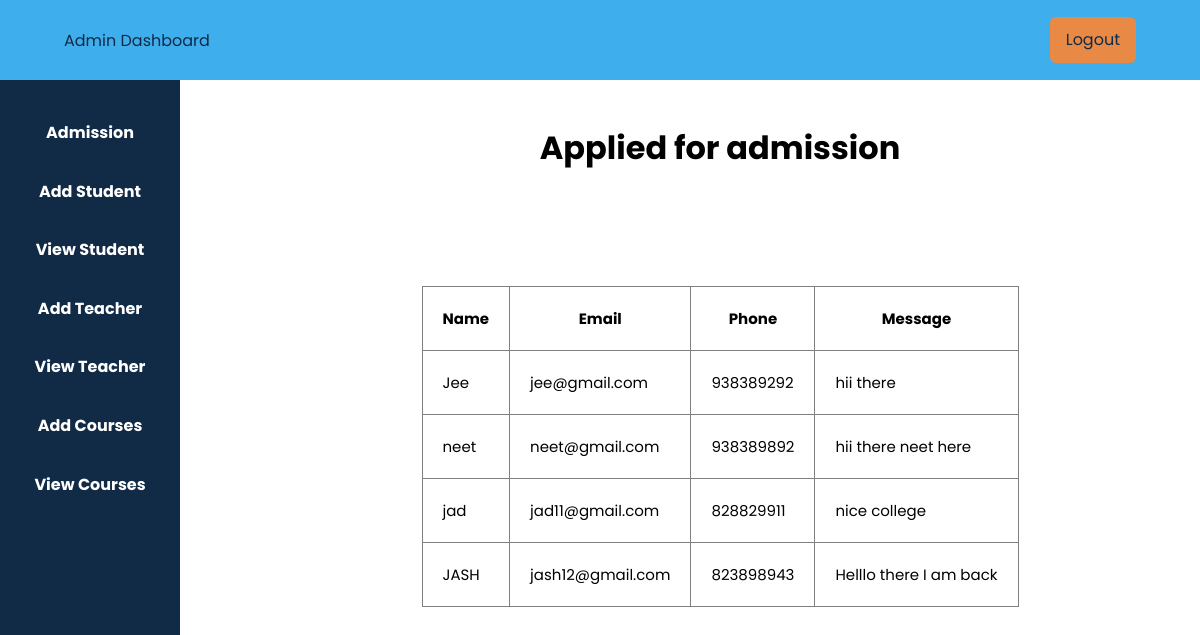
Screenshot of /admission.php (signed in) with the database file from the repository.
### tables this page shows
CREATE TABLE `admission` (
  `id` int(11) NOT NULL,
  `name` varchar(50) DEFAULT NULL,
  `email` varchar(50) DEFAULT NULL,
  `phone` int(10) DEFAULT NULL,
  `message` varchar(100) DEFAULT NULL
);

### admission.php (the view, shortened to what this page needs)
<?php
$host = "localhost";
$user = "root";
$password = null;
$db = "schoolProject";
$data = mysqli_connect($host,$user,$password,$db);
$sql = "SELECT * FROM admission";
$result = mysqli_query($data,$sql);
?>
<!DOCTYPE html>
<html lang="en">
<head>
    <link rel="stylesheet" href="admin.css">
</head>
<body>
    <?php
    include 'admin_sidebar.php';
    ?>
    <div class="main">
        <center>
            <h1 style="margin-bottom: 4rem; padding-top:4rem;">Applied for admission</h1>
            <br> <br>
            <table border="1px" style="border-collapse:collapse;">
                <tr>
                    <th style="padding: 20px; font-size: 15px">Name</th>
                    <th style="padding: 20px; font-size: 15px">Email</th>
                    <th style="padding: 20px; font-size: 15px">Phone</th>
                    <th style="padding: 20px; font-size: 15px">Message</th>
                </tr>
                <?php
                while($info = $result->fetch_assoc()){
                ?>
                <tr>
                    <td style="padding: 20px; font-size: 15px"> <?php echo "{$info['name']}"; ?> </td>
                    <td style="padding: 20px; font-size: 15px"> <?php echo "{$info['email']}"; ?> </td>
                    <td style="padding: 20px; font-size: 15px"> <?php echo "{$info['phone']}"; ?> </td>
                    <td style="padding: 20px; font-size: 15px"> <?php echo "{$info['message']}"; ?> </td>
                </tr>
                <?php
                }
                ?>
            </table>
        </center>
    </div>
</body>
</html>

### admin.css (style rules this page uses)
* { padding: 0; margin: 0; box-sizing: border-box; }
body { font-family: 'Poppins', sans-serif; }
.main { margin-top: 5%; margin-left: 20%; }

### rows the page displays
admission: name "Jee", email "jee@gmail.com", phone "938389292", message "hii there"
admission: name "neet", email "neet@gmail.com", phone "938389892", message "hii there neet here"
admission: name "jad", email "jad11@gmail.com", phone "828829911", message "nice college"
admission: name "JASH", email "jash12@gmail.com", phone "823898943", message "Helllo there I am back"
